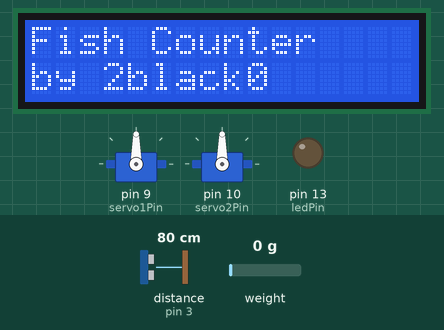
Recording of a sketch running on a simulated Arduino Uno, built with avr-gcc and run on an emulated ATmega328P. On the bench: 16×2 character LCD, 2 × servo, output pins drawn as LEDs (lit = HIGH). Wiring (inferred from the names in the program): ultrasonic range finder: trigger pin 2; echo pin 3. Dashed ring = blinking. The inputs (shaded band) are chosen by the test bench; at power-on: distance to the obstacle (sensor on pin 3) 80 cm, weight on the scale 0 g. The echo pulse lasts 58.3 µs per cm; pins used as bus, display or sensor lines are not drawn; what the sketch prints to the serial monitor is not drawn.

Above: at 3.2 s.
At 5.3 s:
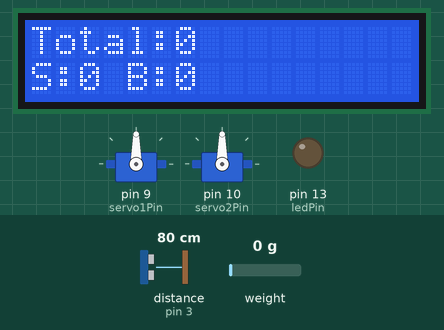
5.4 s: distance to the obstacle (sensor on pin 3) set to 2 cm
At 6.54 s:
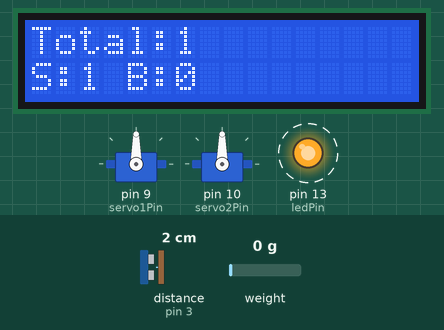
8.4 s: distance to the obstacle (sensor on pin 3) set to 120 cm
At 8.92 s:
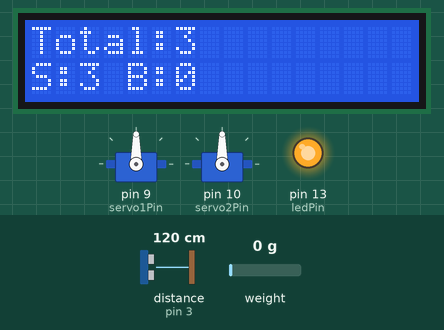
11.4 s: distance to the obstacle (sensor on pin 3) set to 30 cm
12.9 s: distance to the obstacle (sensor on pin 3) set to 24 cm
At 13.6 s:
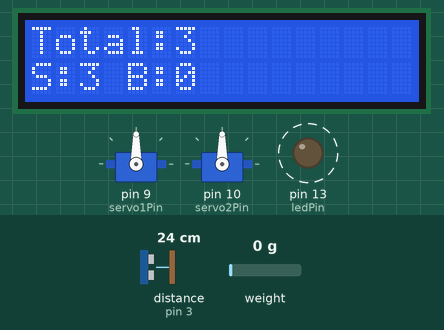
Timing chart, 0 to 16.4 s (numbered marks = the images above; inputs shaded):
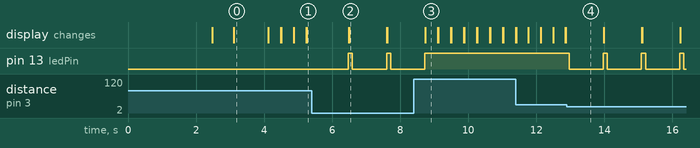

Measured:
- the behaviour switches between 27 and 26 cm on distance to the obstacle (sensor on pin 3) (found by bisection; images 3 and 4)
- after the input at 5.4 s, pin 13 (ledPin): alternates HIGH for 0.12 s and LOW for 1.0 s, starting after 1.1 s; the display: first changes after 1.1 s (image 2 shows a later state)
- after the input at 8.4 s, pin 13 (ledPin): goes on until 8.7 s, then stays HIGH
- after the input at 12.9 s, pin 13 (ledPin): alternates HIGH for 0.12 s and LOW for 1.0 s, starting after 0.07 s
- what the display in image 0 shows lasts 1.0 s, from 3.1 s to 4.1 s
- what the display in image 2 shows lasts 1.1 s, from 6.5 s to 7.6 s

The sketch:

fish-counter.ino
```cpp
// -----
// coded by 2black0
// -----

#include <HX711_ADC.h>
#include <LiquidCrystal_I2C.h>
#include <Servo.h>

const int sckPin = A0;
const int doutPin = A1;
const int trigPin = 2;
const int echoPin = 3;
const int servo1Pin = 9;
const int servo2Pin = 10;
const int ledPin = 13;

float calibrationValue = 1.0; // ganti dengan new calibration value
static boolean newDataReady = 0;
const int serialPrintInterval = 0;
long t;

float weight = 0;
int distance = 0;

int totalcounter = 0;
int smallcounter = 0;
int bigcounter = 0;

static boolean onStatus = 0;
bool weightStatus = false;

LiquidCrystal_I2C lcd(0x27, 16, 2);
HX711_ADC LoadCell(doutPin, sckPin);
Servo servo1;
Servo servo2;

void init_hx711() {
  LoadCell.begin();
  long stabilizingtime = 2000;
  boolean _tare = false;
  LoadCell.start(stabilizingtime, _tare);
  if (LoadCell.getTareTimeoutFlag() || LoadCell.getSignalTimeoutFlag()) {
    Serial.println("Check LoadCell");
    lcd_show(1, 0, "Check LoadCell", 500);
    while (1)
      ;
  } else {
    LoadCell.setCalFactor(calibrationValue);
    Serial.println("LoadCell OK");
    lcd_show(1, 0, "LoadCell OK", 500);
  }
}

void init_device() {
  Serial.begin(9600);
  lcd.begin();
  lcd.backlight();
  servo1.attach(servo1Pin, 600, 2300);
  servo2.attach(servo2Pin, 600, 2300);
  init_hx711();
  delay(50);
}

void init_pin() {
  pinMode(trigPin, OUTPUT);
  pinMode(echoPin, INPUT);
  pinMode(ledPin, OUTPUT);
  delay(50);
}

void setup() {
  init_device();
  init_pin();
  Serial.println("Fish Counter by 2black0");
  lcd_show(1, 0, "Fish Counter", 1);
  lcd_show(0, 1, "by 2black0", 1000);
}

void loop() {
  distance = read_ultrasonic();
  Serial.println("Distance:" + String(distance));
  if (distance <= 25) {
    onStatus = true;
    distance = 0;
    totalcounter++;
    // led_on();
    // servo1_on();
    Serial.println("Counter:" + String(totalcounter));
  } // else {
    // led_off();
    // servo1_off();
  //}

  if (LoadCell.update())
    newDataReady = true;

  if (newDataReady && onStatus) {
    if (millis() > t + serialPrintInterval) {
      weight = LoadCell.getData();
      newDataReady = 0;
      onStatus = 0;
      t = millis();

      if (weight < 8538676) {
        smallcounter++;
        led_on();
        servo2_on();
        Serial.println("Weight <= 200 gram");
        Serial.println("S Fish:" + String(smallcounter));
        led_off();
      } else if (weight >= 8538676) {
        bigcounter++;
        led_on();
        servo2_off();
        Serial.println("Weight > 200 gram");
        Serial.println("B Fish:" + String(bigcounter));
        led_off();
      }
    }
  }

  lcd_show(1, 0, "Total:" + String(totalcounter), 1);
  lcd_show(0, 1, "S:" + String(smallcounter) + " B:" + String(bigcounter), 100);
}

/*void on_process() {
  Serial.println("On Process");
  distance = read_ultrasonic();
  Serial.println("Distance:" + String(distance));
  lcd_show(1, 0, "Distance:" + String(distance), 1000);
  if (distance < 50) {
    onStatus = true;
    totalcounter++;
    Serial.println("Counter:" + String(totalcounter));
    lcd_show(1, 0, "Counter:" + String(totalcounter), 1000);
  } else {
    onStatus = false;
  }
}

void weight_process() {
  Serial.println("Weight Process");
  weight = read_weight();
  Serial.println("Weight:" + String(weight));
  lcd_show(1, 0, "Weight:" + String(weight), 1000);
  if (weight >= 100) {
    weightStatus = true;
    smallcounter++;
    Serial.println("S Fish:" + String(smallcounter));
    lcd_show(1, 0, "S Fish:" + String(smallcounter), 1000);
  } else {
    weightStatus = false;
    bigcounter++;
    Serial.println("B Fish:" + String(bigcounter));
    lcd_show(1, 0, "B Fish:" + String(bigcounter), 1000);
  }
}*/

int read_ultrasonic() {
  Serial.println("Read Distance");
  long duration;
  int distance;
  digitalWrite(trigPin, LOW);
  delayMicroseconds(2);
  digitalWrite(trigPin, HIGH);
  delayMicroseconds(10);
  digitalWrite(trigPin, LOW);
  duration = pulseIn(echoPin, HIGH);
  distance = duration * 0.034 / 2;
  return distance;
}

/*int read_weight() {
  Serial.println("Read Weight");
  if (newDataReady) {
    if (millis() > t + serialPrintInterval) {
      float i = LoadCell.getData();
      newDataReady = 0;
      t = millis();
      return i;
    }
  }
}*/

void servo1_on() {
  Serial.println("Servo 1 ON");
  servo1.write(90);
  delay(1000);
}

void servo1_off() {
  Serial.println("Servo 1 OFF");
  servo1.write(45);
  delay(1000);
}

void servo2_on() {
  Serial.println("Servo 2 ON");
  servo2.write(90);
  delay(1000);
}

void servo2_off() {
  Serial.println("Servo 2 OFF");
  servo2.write(45);
  delay(1000);
}

void led_on() {
  Serial.println("Led ON");
  digitalWrite(ledPin, LOW);
  // delay(100);
}

void led_off() {
  Serial.println("Led OFF");
  digitalWrite(ledPin, HIGH);
  // delay(100);
}

void lcd_show(int clear, int lines, String text, int timedelay) {
  if (clear) {
    lcd.clear();
  }
  lcd.setCursor(0, lines);
  lcd.print(text);
  delay(timedelay);
}
```
